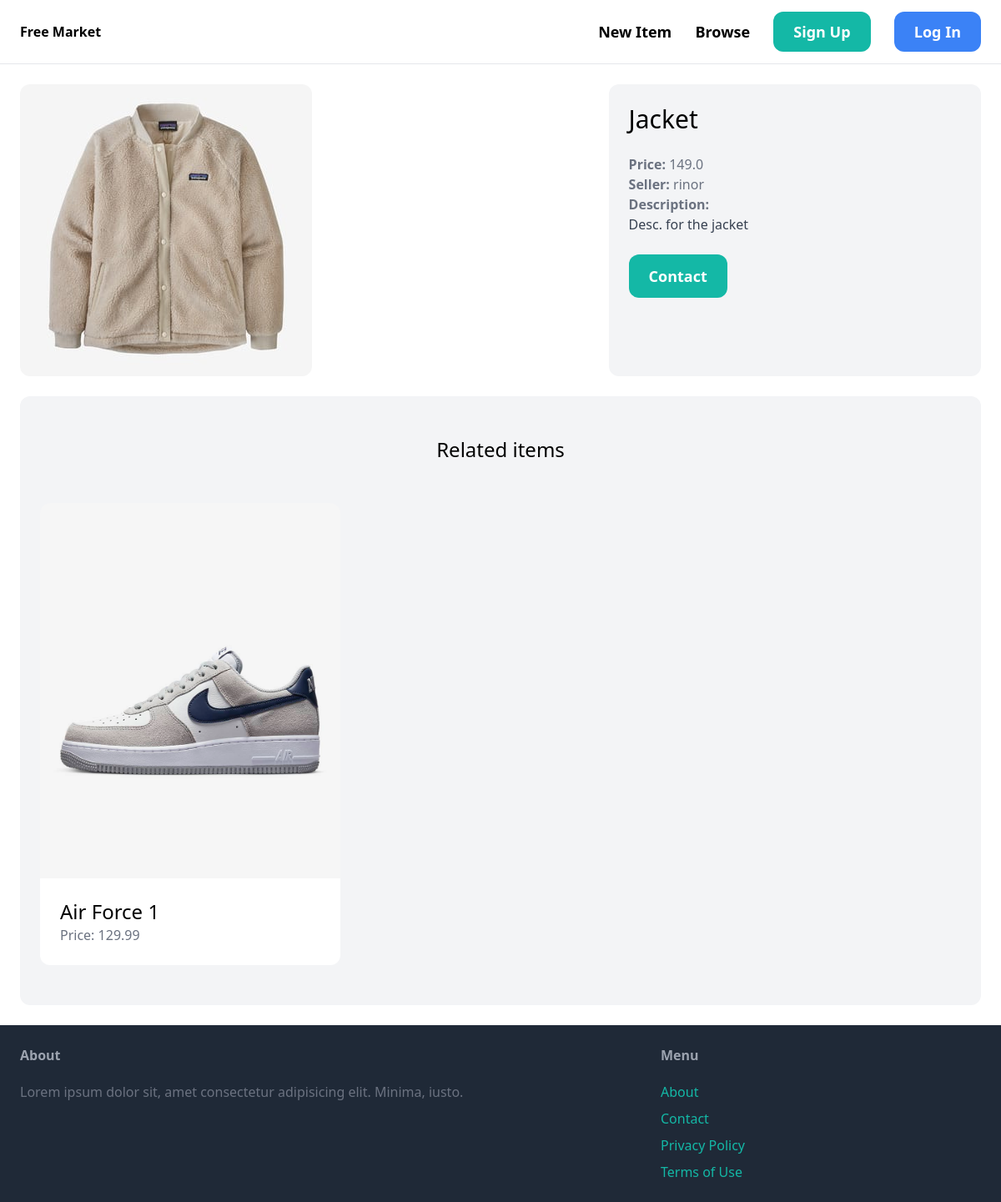
The page /items/3/ on the database as committed earlier.
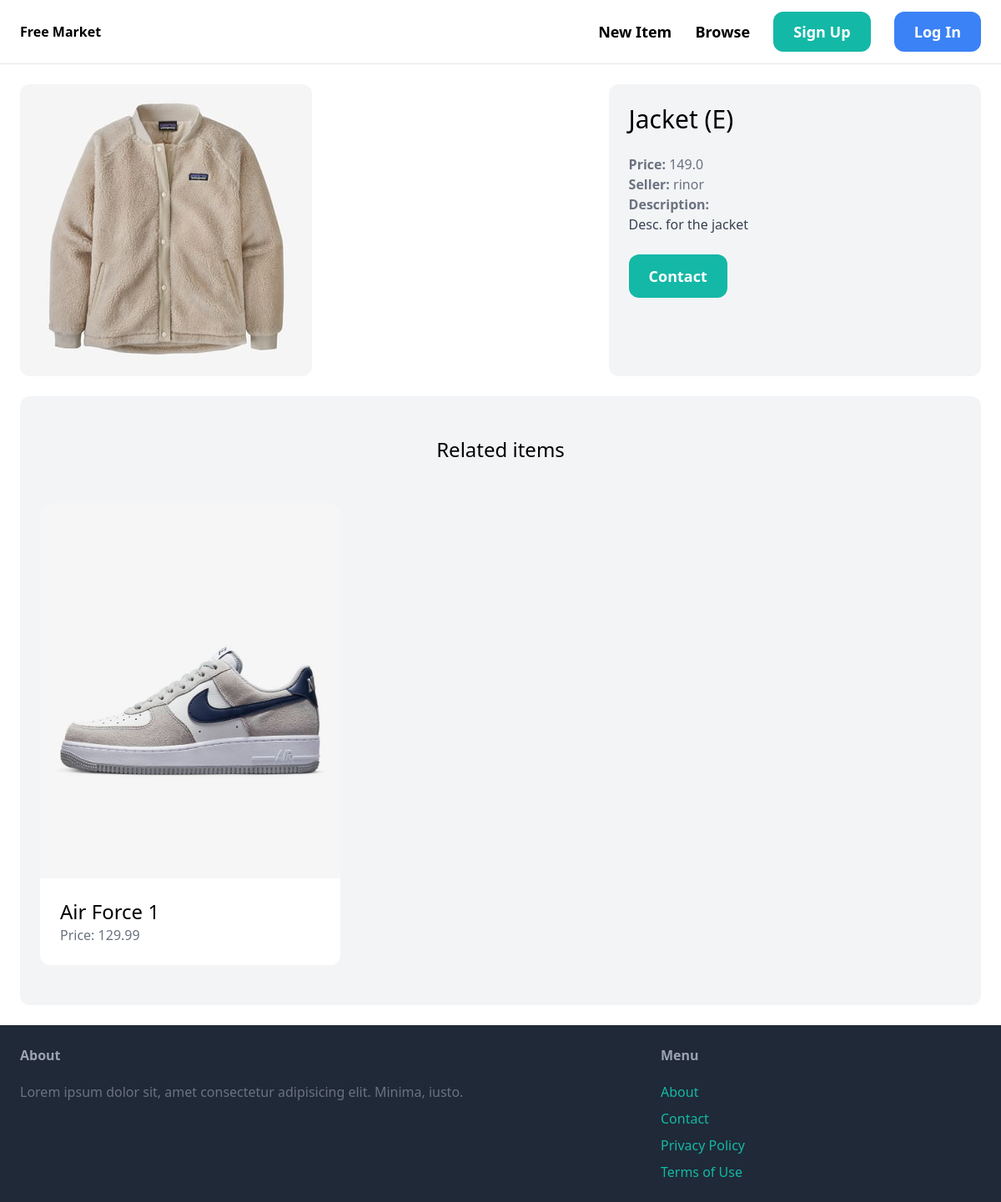
The same page on the database as committed later.
### item/models.py (models this page shows, shortened)
class Item(models.Model):
    category = models.ForeignKey(Category, related_name='items', on_delete=models.CASCADE)
    name = models.CharField(max_length=255)
    description = models.TextField(blank=True, null=True)
    price = models.FloatField()
    image = models.ImageField(upload_to='item_images', blank=True, null=True)
    is_sold = models.BooleanField(default=False)
    created_by = models.ForeignKey(User, related_name='items', on_delete=models.CASCADE)
    created_at = models.DateTimeField(auto_now_add=True)

### item/views.py (the view)
# urls.py: path('<int:pk>/', views.detail, name='detail'),
def detail(request, pk):
    item = get_object_or_404(Item, pk=pk)
    related_items = Item.objects.filter(category=item.category, is_sold=False).exclude(pk=pk)[0:3]
    context = {'item': item, 'related_items': related_items}
    return render(request, 'item/detail.html', context)

### item/templates/item/detail.html (shortened to what this page needs)
{% extends 'core/base.html' %}
{% block content %}
    <div class="grid grid-cols-5 gap-6">
        <div class="col-span-3">
            <img src="{{ item.image.url }}" alt="" class="rounded-xl">
        </div>
        <div class="col-span-2 p-6 bg-gray-100 rounded-xl">
            <h1 class="mb-6 text-3xl">{{item.name}}</h1>
            <p class="text-gray-500"><strong>Price: </strong>{{item.price}}</p>
            <p class="text-gray-500"><strong>Seller: </strong>{{item.created_by.username}}</p>
            {% if item.description %}
            <p class="text-gray-700">
                <strong class="text-gray-500">Description: </strong><br>
                {{item.description}}
            </p>
            {% endif %}
            {% if request.user == item.created_by %}
            <div class="mt-6 p-6 bg-white rounded-xl ">
                <p>This is your item</p>
                <a href="{% url 'item:edit' item.id %}" class="inline-block mt-6 px-6 py-3 text-lg font-semibold bg-teal-500 tex-white rounded-xl">Edit</a>
                <a href="{% url 'item:delete' item.id %}" class="inline-block mt-6 px-6 py-3 text-lg font-semibold bg-red-500 tex-white rounded-xl">Delete</a>
            </div>
            {% else %}
            <a href="{% url 'conversation:new' item.id %}" class="inline-block mt-6 px-6 py-3 text-lg font-semibold bg-teal-500 hover:bg-teal-700 text-white rounded-xl">Contact</a>
            {% endif %}
        </div>
    </div>
    <div class="mt-6 px-6 py-12 bg-gray-100 rounded-xl">
        <h2 class="mb-12 text-2xl text-center">Related items</h2>
        <div class="grid grid-cols-3 gap-3">
            {% for item in related_items %}
            <div>
                <a href="{% url 'item:detail' item.id %}">
                    <div>
                        <img src="{{ item.image.url }} " class="rounded-t-xl" alt="">
                    </div>
                    <div class="p-6 bg-white rounded-b-xl">
                        <h2 class="text-2xl">{{item.name}}</h2>
                        <p class="text-gray-500">Price: {{item.price}}</p>
                    </div>
                </a>
            </div>
           {% endfor %}
        </div>
    </div>
 {% endblock %}

Rows that differ between the two databases and show on the page:
changed Item "Desc. for the jacket": name "Jacket" → "Jacket (E)"
